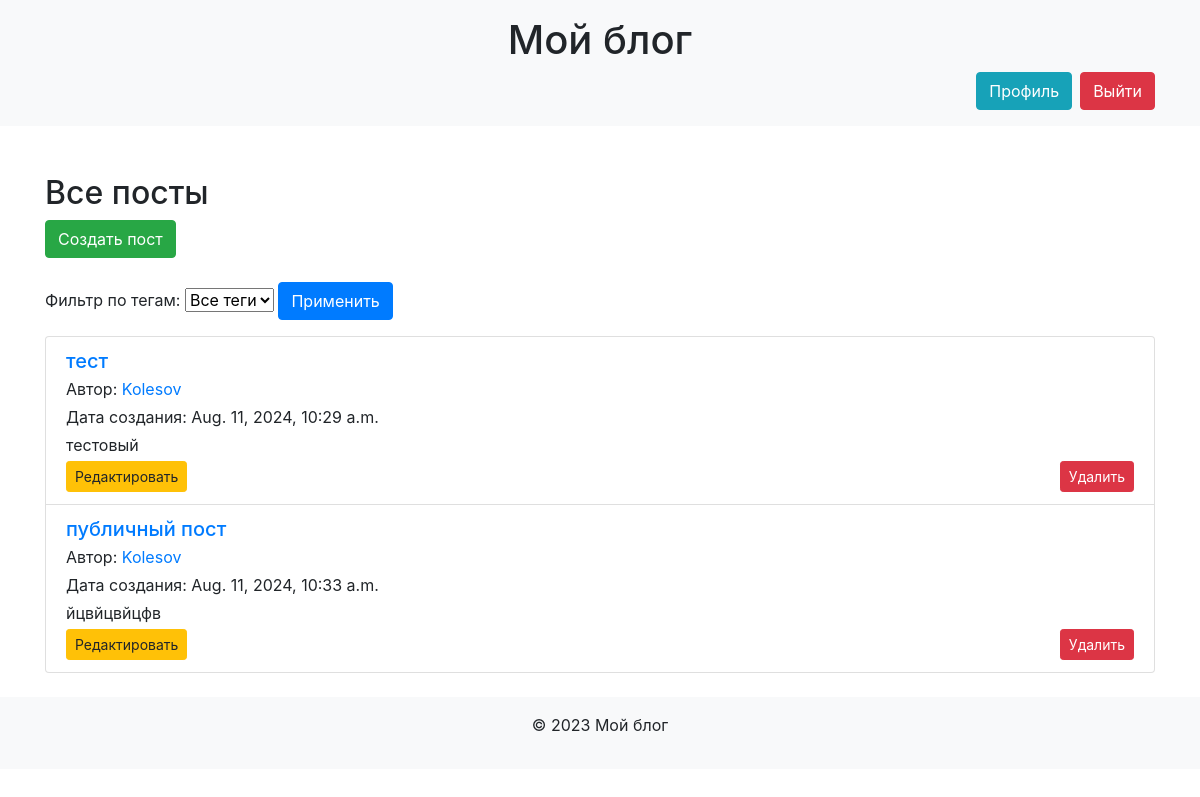
Before: /post_list/ (signed in) with the older database file.
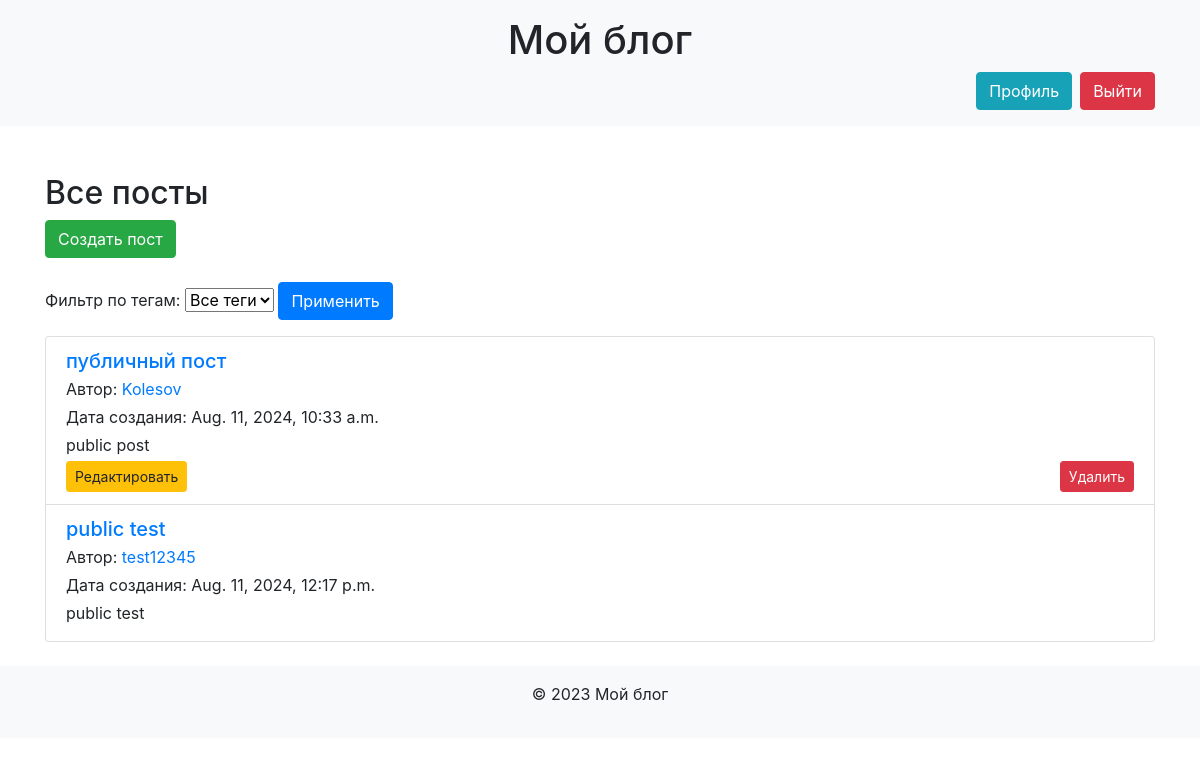
After: the same page with the newer database file.
### blog_project/blog/models.py (models this page shows, shortened)
class Post(models.Model):
    title = models.CharField(max_length=200)
    text = models.TextField()
    author = models.ForeignKey(User, on_delete=models.CASCADE)
    is_private = models.BooleanField(default=False)
    created_at = models.DateTimeField(auto_now_add=True)
    updated_at = models.DateTimeField(auto_now=True)
    tags = models.ManyToManyField('Tag', blank=True, related_name='posts')

### blog_project/blog/views.py (the view)
# urls.py: path('post_list/', views.post_list, name='post_list'),
@login_required(login_url='login')
def post_list(request):
    tags = Tag.objects.all()
    selected_tag = request.GET.get('tag')
    posts = Post.objects.none()
    if request.user.is_authenticated:
        subscription_posts = get_subscription_posts(request.user)
        print(f"Subscription posts count: {subscription_posts.count()}")
        if selected_tag:
            print(f"Filtering posts with tag id: {selected_tag}")
            posts = subscription_posts.filter(tags__id=int(selected_tag)).distinct()
            print(f"Filtered posts count: {posts.count()}")
        else:
            if subscription_posts.exists():
                subscription_posts = subscription_posts.distinct()
                posts = subscription_posts | Post.objects.filter(author=request.user).distinct() | Post.objects.filter(is_private=False).distinct()
            else:
                posts = Post.objects.filter(is_private=False).distinct()
    else:
        if selected_tag:
            posts = Post.objects.filter(tags__id=int(selected_tag), is_private=False).distinct()
        else:
            posts = Post.objects.filter(is_private=False).distinct()
    context = {
        'posts': posts,
        'tags': tags,
        'selected_tag': selected_tag,
    }
    return render(request, 'blog/post_list.html', context)

### blog_project/blog/views.py (called while the page is built)
def get_subscription_posts(user):
    subscriptions = Subscription.objects.filter(subscriber=user)
    if not subscriptions.exists():
        return Post.objects.none()
    posts = Post.objects.filter(author__in=[sub.subscribed_to for sub in subscriptions]).distinct()
    return posts

### blog_project/blog/templates/blog/post_list.html (shortened to what this page needs)
<!DOCTYPE html>
<html lang="en">
<head>
    <link rel="stylesheet" href="https://stackpath.bootstrapcdn.com/bootstrap/4.5.2/css/bootstrap.min.css">
</head>
<body>
    <header class="bg-light py-3">
        <div class="container">
            <h1 class="text-center">Мой блог</h1>
            {% if user.is_authenticated %}
                <div class="d-flex justify-content-end">
                    <a href="{% url 'profile' user.username %}" class="btn btn-info mr-2">Профиль</a>
                    <form action="{% url 'logout' %}" method="post">
                        <button type="submit" class="btn btn-danger">Выйти</button>
                    </form>
                </div>
            {% else %}
                <div class="d-flex justify-content-end">
                    <a href="{% url 'login' %}" class="btn btn-primary mr-2">Войти</a>
                    <a href="{% url 'register' %}" class="btn btn-success">Зарегистрироваться</a>
                </div>
            {% endif %}
        </div>
    </header>
    <main class="container py-4">
        {% block content %}
        <div class="mt-4">
            <h2>Все посты</h2>
            {% if user.is_authenticated %}
                <div class="mb-4">
                    <a href="{% url 'create_post' %}" class="btn btn-success">Создать пост</a>
                </div>
            {% endif %}
            <form method="get" class="mb-3">
                <label for="tag-select">Фильтр по тегам:</label>
                <select name="tag" id="tag-select">
                    <option value="">Все теги</option>
                </select>
                <button type="submit" class="btn btn-primary">Применить</button>
            </form>
            {% if posts %}
                <div class="list-group">
                    {% for post in posts %}
                        <div class="list-group-item">
                            <h5 class="mb-1"><a href="{% url 'post_detail' post.id %}">{{ post.title }}</a></h5>
                            <p class="mb-1">
                                Автор:
                                <a href="{% url 'profile' post.author.username %}">{{ post.author.username }}</a>
                            </p>
                            <p class="mb-1">Дата создания: {{ post.created_at }}</p>
                            <p class="mb-1">{{ post.text|truncatewords:20 }}</p>
                            <div class="d-flex justify-content-between">
                                {% if user.is_authenticated and post.author == user %}
                                    <a href="{% url 'edit_post' post.id %}" class="btn btn-warning btn-sm">Редактировать</a>
                                    <form method="post" action="{% url 'delete_post' post.id %}">
                                        <button type="submit" class="btn btn-danger btn-sm">Удалить</button>
                                    </form>
                                {% endif %}
                            </div>
                        </div>
                    {% endfor %}
                </div>
            {% else %}
                <p>Постов пока нет.</p>
            {% endif %}
        </div>
        {% endblock %}
    </main>
    <footer class="bg-light py-3 text-center">
        <p>&copy; 2023 Мой блог</p>
    </footer>
</body>
</html>

Changed rows visible on the page:
removed Post: title "тест", author.username "Kolesov", created_at "Aug. 11, 2024, 10:29 a.m.", text "тестовый", shows "Редактировать"
changed Post "публичный пост": text "йцвйцвйцфв" → "public post"
added Post: title "public test", author.username "test12345", created_at "Aug. 11, 2024, 12:17 p.m.", text "public test"
